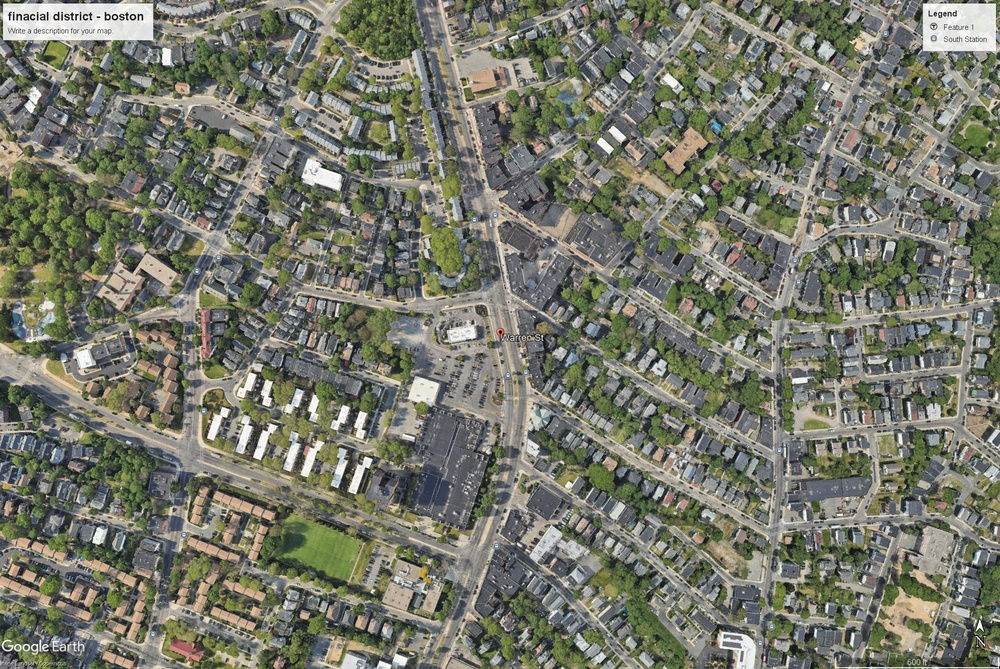
#> input picture photos/roxbury.jpg, 1000 x 669 px, shrunk from 2005 x 1342 before the run
$ python run_audit.py
#> lines starting #> are read from the running program, lines starting #| are printed output that depends on the picture; after the words box and inside, x2 and y2 are one past the last pixel; in counts of white or black regions, pixels touching at a corner belong together
### surface_detector.py
# %%


# %%
# surface_detector.py
# Detects and classifies urban surfaces by albedo value

import cv2
import numpy as np


# %%


# %%

# ── SURFACE DEFINITIONS ────────────────────────────────────
# Each surface has:
#   hsv_lower/upper : color range in HSV space
#   albedo          : reflectivity 0.0 to 1.0
#                     (0 = absorbs all, 1 = reflects all)
#   heat_risk       : how much heat it generates
#   color           : BGR color for contour drawing
#   label           : display name

SURFACES = {
    "dark_roof": {
        "hsv_lower":  np.array([0,   0,   0  ]),
        "hsv_upper":  np.array([180, 50,  60 ]),
        "albedo":     0.05,
        "heat_risk":  "CRITICAL",
        "color":      (0,   0,   255),  # Red
        "label":      "Dark Tar Roof",
        "priority":   1
    },
    "asphalt_road": {
        "hsv_lower":  np.array([0,   0,   40 ]),
        "hsv_upper":  np.array([180, 30,  90 ]),
        "albedo":     0.10,
        "heat_risk":  "HIGH",
        "color":      (0,   69,  255),  # Orange-Red
        "label":      "Asphalt / Road",
        "priority":   2
    },
    "concrete": {
        "hsv_lower":  np.array([0,   0,   90 ]),
        "hsv_upper":  np.array([180, 30,  170]),
        "albedo":     0.25,
        "heat_risk":  "MEDIUM",
        "color":      (0,   165, 255),  # Orange
        "label":      "Concrete / Sidewalk",
        "priority":   3
    },
    "bright_roof": {
        "hsv_lower":  np.array([0,   0,   170]),
        "hsv_upper":  np.array([180, 30,  255]),
        "albedo":     0.65,
        "heat_risk":  "LOW",
        "color":      (255, 255, 0  ),  # Cyan
        "label":      "Bright / White Roof",
        "priority":   4
    },
    "vegetation": {
        "hsv_lower":  np.array([35,  40,  40 ]),
        "hsv_upper":  np.array([90,  255, 200]),
        "albedo":     0.20,
        "heat_risk":  "BENEFICIAL",
        "color":      (0,   200, 0  ),  # Green
        "label":      "Trees / Vegetation",
        "priority":   5
    },
    "water": {
        "hsv_lower":  np.array([90,  50,  50 ]),
        "hsv_upper":  np.array([130, 255, 255]),
        "albedo":     0.06,
        "heat_risk":  "COOLING",
        "color":      (255, 150, 0  ),  # Blue
        "label":      "Water Body",
        "priority":   6
    }
}


# %%


# %%


# %%


# %%


# %%


# %%


def detect_surfaces(image_path):
    """
    Main function: detect all surfaces in an image
    Returns the original image, annotated image,
    and coverage statistics for each surface type
    """
#> called with image_path = 'photos/roxbury.jpg'
    # Load image
    image = cv2.imread(image_path)
#> image is the input picture: shape (669, 1000, 3); mean B, G, R 105.7, 119.6, 117.6
    if image is None:
        raise FileNotFoundError(f"Cannot load: {image_path}")

    # Make a copy for annotation
    annotated = image.copy()

    # Convert to HSV for color detection
    hsv = cv2.cvtColor(image, cv2.COLOR_BGR2HSV)
#> hsv: shape (669, 1000, 3); mean H, S, V 52.3, 44.9, 123.3

    total_pixels = image.shape[0] * image.shape[1]
    results = {}

    for surface_name, surface in SURFACES.items():
        # Create mask for this surface type
        mask = cv2.inRange(
            hsv,
            surface["hsv_lower"],
            surface["hsv_upper"]
        )

        # Clean up noise with morphological operations
        kernel = np.ones((5,5), np.uint8)
        mask = cv2.morphologyEx(mask, cv2.MORPH_CLOSE, kernel)
        mask = cv2.morphologyEx(mask, cv2.MORPH_OPEN,  kernel)

        # Find contours around detected zones
        contours, _ = cv2.findContours(
            mask,
            cv2.RETR_EXTERNAL,
            cv2.CHAIN_APPROX_SIMPLE
        )

        # Filter out tiny noise contours (< 200 pixels)
        significant = [c for c in contours
                      if cv2.contourArea(c) > 200]

        # Draw filled semi-transparent overlay
        overlay = annotated.copy()
        cv2.drawContours(overlay, significant, -1,
                        surface["color"], -1)
        cv2.addWeighted(overlay, 0.35, annotated,
                       0.65, 0, annotated)

        # Draw contour borders (solid lines)
        cv2.drawContours(annotated, significant, -1,
                        surface["color"], 2)

        # Calculate coverage percentage
        pixel_count = cv2.countNonZero(mask)
        coverage_pct = round((pixel_count / total_pixels) * 100, 1)

        results[surface_name] = {
            "coverage_pct": coverage_pct,
            "pixel_count":  pixel_count,
            "contour_count": len(significant),
            "albedo":        surface["albedo"],
            "heat_risk":     surface["heat_risk"],
            "label":         surface["label"],
            "color":         surface["color"],
            "priority":      surface["priority"]
        }
#> this loop made 6 passes
#> (pixel_count, coverage_pct) on passes 1 to 6: (12766, 1.9), (46023, 6.9), (272226, 40.7), (69867, 10.4), (149452, 22.3), (8107, 1.2)
#> pass 1, in detect_surfaces, `mask = cv2.inRange( hsv, surface["hsv_lower"], surface["hsv_upper"] )`:
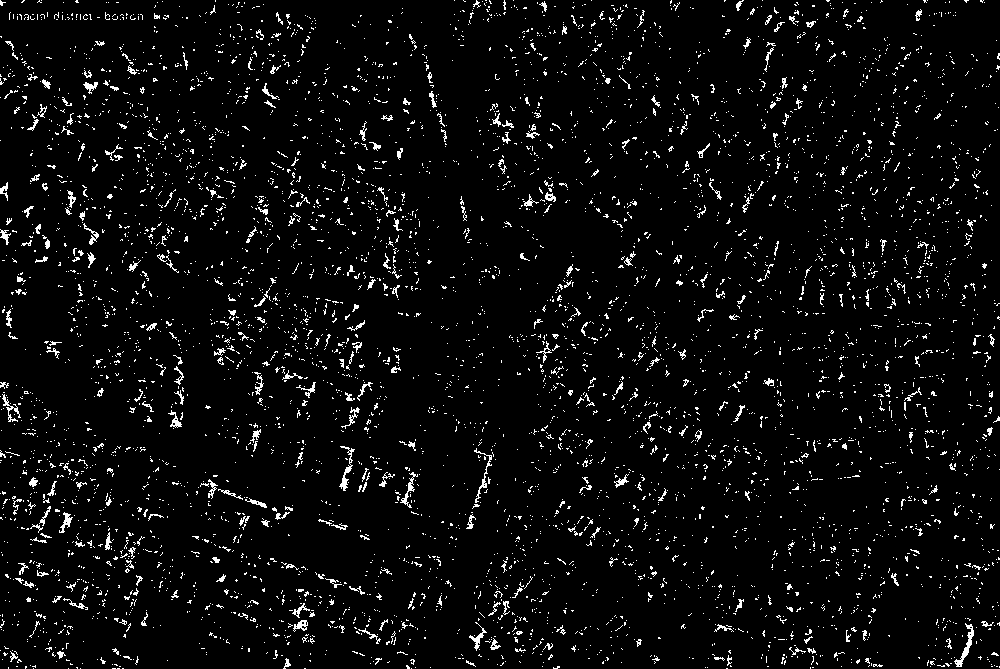
#> mask: shape (669, 1000); 4.5% white in thin lines or dots
#> pass 1, in detect_surfaces, `mask = cv2.morphologyEx(mask, cv2.MORPH_CLOSE, kernel)`:
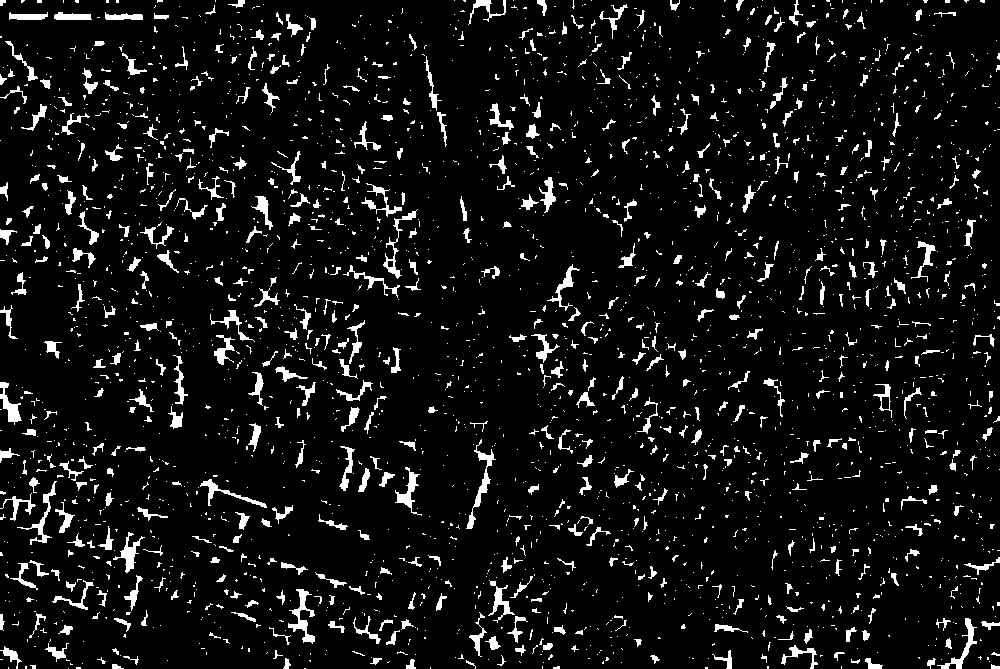
#> mask: shape (669, 1000); 7.2% white; 2804 white regions (2223 under 20 px), largest, box (x1, y1, x2, y2) and area: (288, 589, 315, 644) 492, (466, 439, 496, 529) 483, (937, 618, 977, 669) 396
#> pass 1, in detect_surfaces, `mask = cv2.morphologyEx(mask, cv2.MORPH_OPEN,  kernel)`:
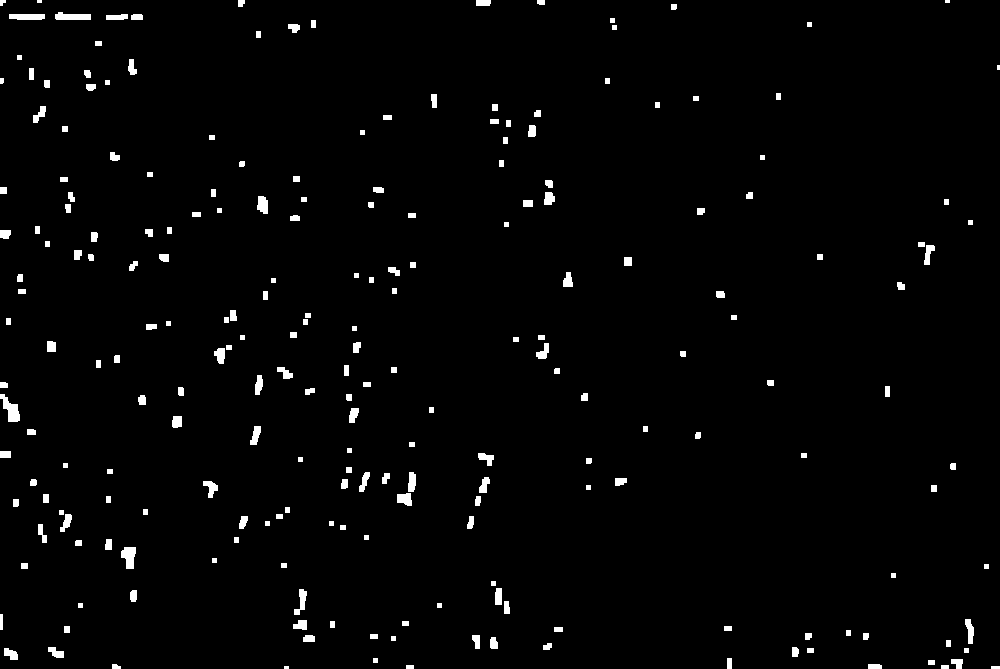
#> mask: shape (669, 1000); 1.9% white; 226 white regions (4 under 20 px), largest, box (x1, y1, x2, y2) and area: (0, 394, 20, 422) 284, (121, 547, 136, 569) 239, (55, 12, 91, 20) 225
#> pass 2, in detect_surfaces, `mask = cv2.inRange( hsv, surface["hsv_lower"], surface["hsv_upper"] )`:
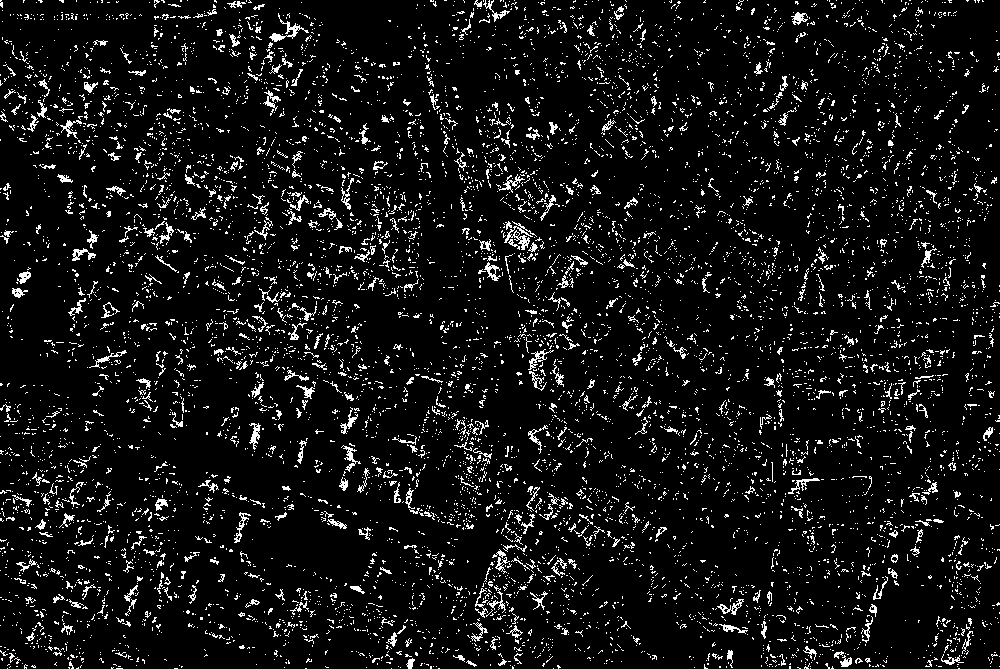
#> mask: shape (669, 1000); 7.4% white in thin lines or dots
#> after the loop:
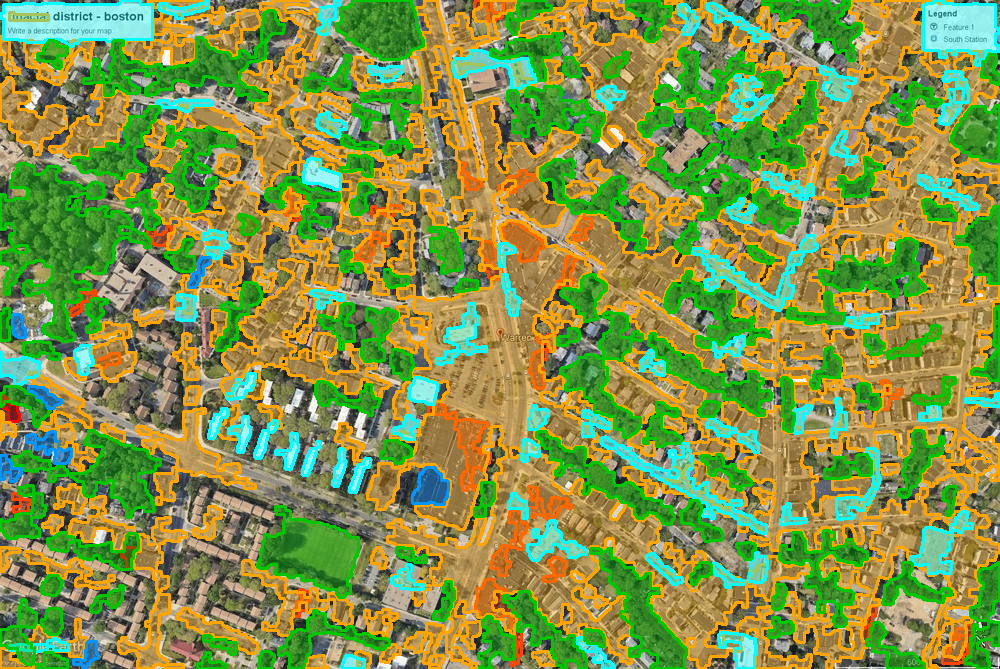
#> annotated: shape (669, 1000, 3); mean B, G, R 72.6, 149.8, 128.7
#> (the rest of the program and of its run is left out)
